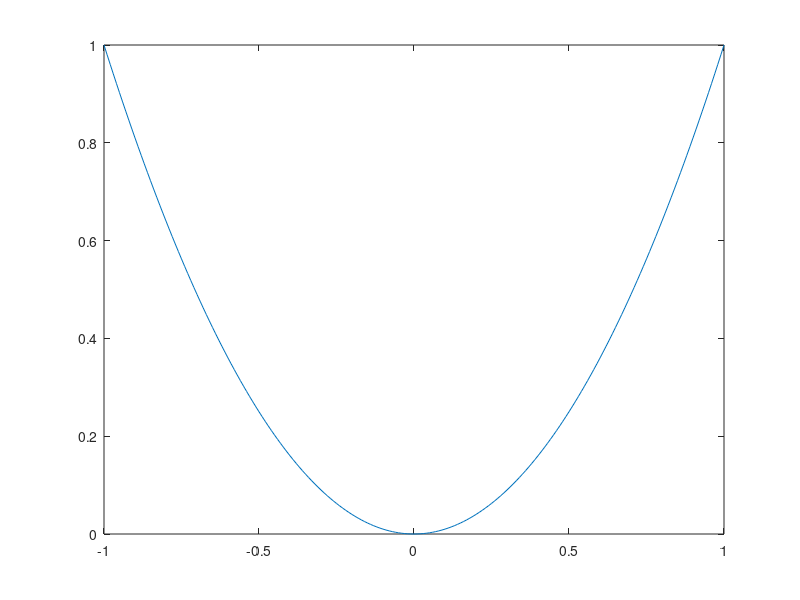
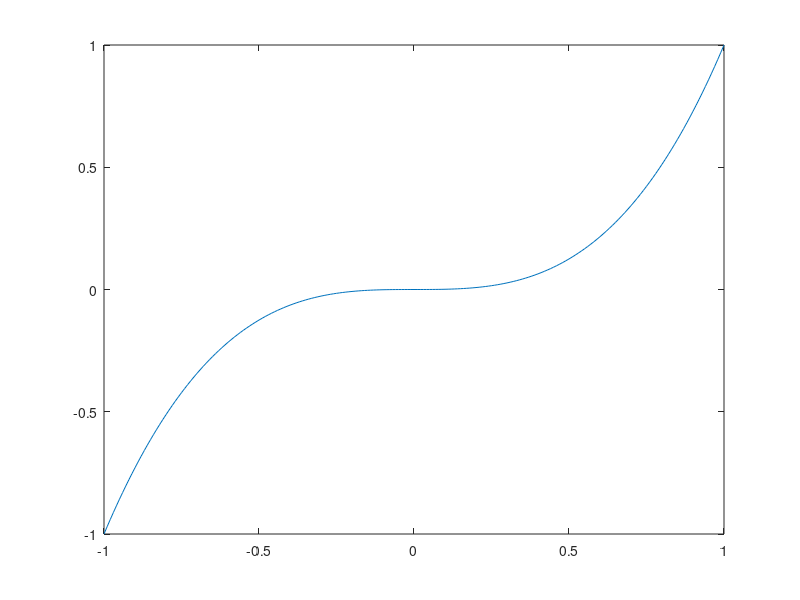
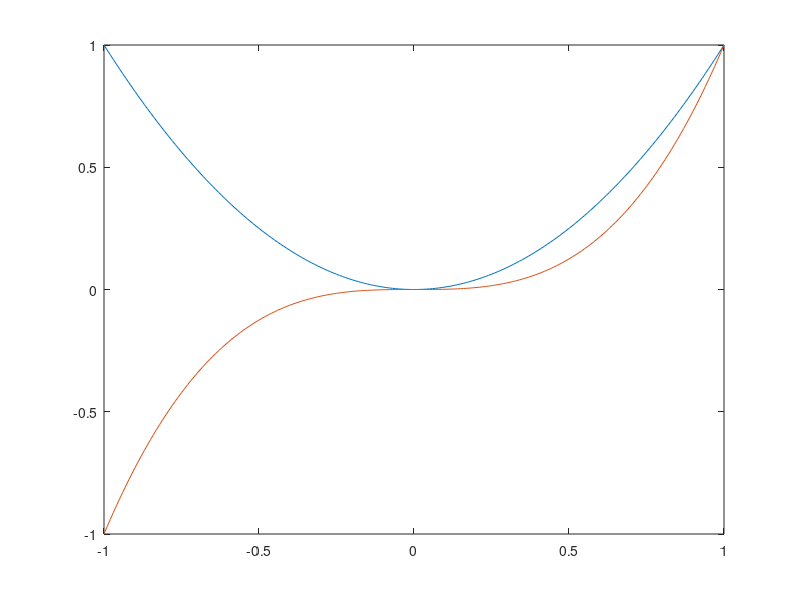
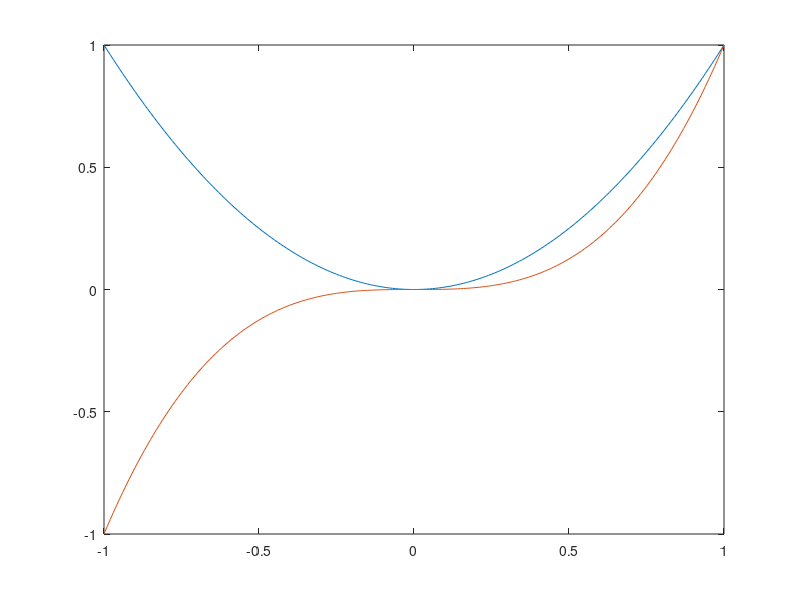

Write MATLAB code to recreate these figures, in order.
%% Primer grafico
clc
clear

f = @(x) x.^2;

xx = -1:0.01:1;
yy = f(xx);

figure
plot(xx,yy)

f2 = @(x) x.^3;

yy2 = f2(xx);

figure
plot(xx,yy2)

%% Curvas en la misma grafica

% opcion 1
figure
plot(xx,yy,xx,yy2)

% opcion 2
figure
plot(xx,yy)
hold on
plot(xx,yy2)
hold off

%% 

figure
plot(xx,yy,'m--')
grid on
hold on
plot(xx,yy2, 'bd')
hold off
legend('Cuadratica','Cubica')
xlabel('Leyenda eje x')
ylabel('Leyenda eje y')
title('Titulo muy interezante')








